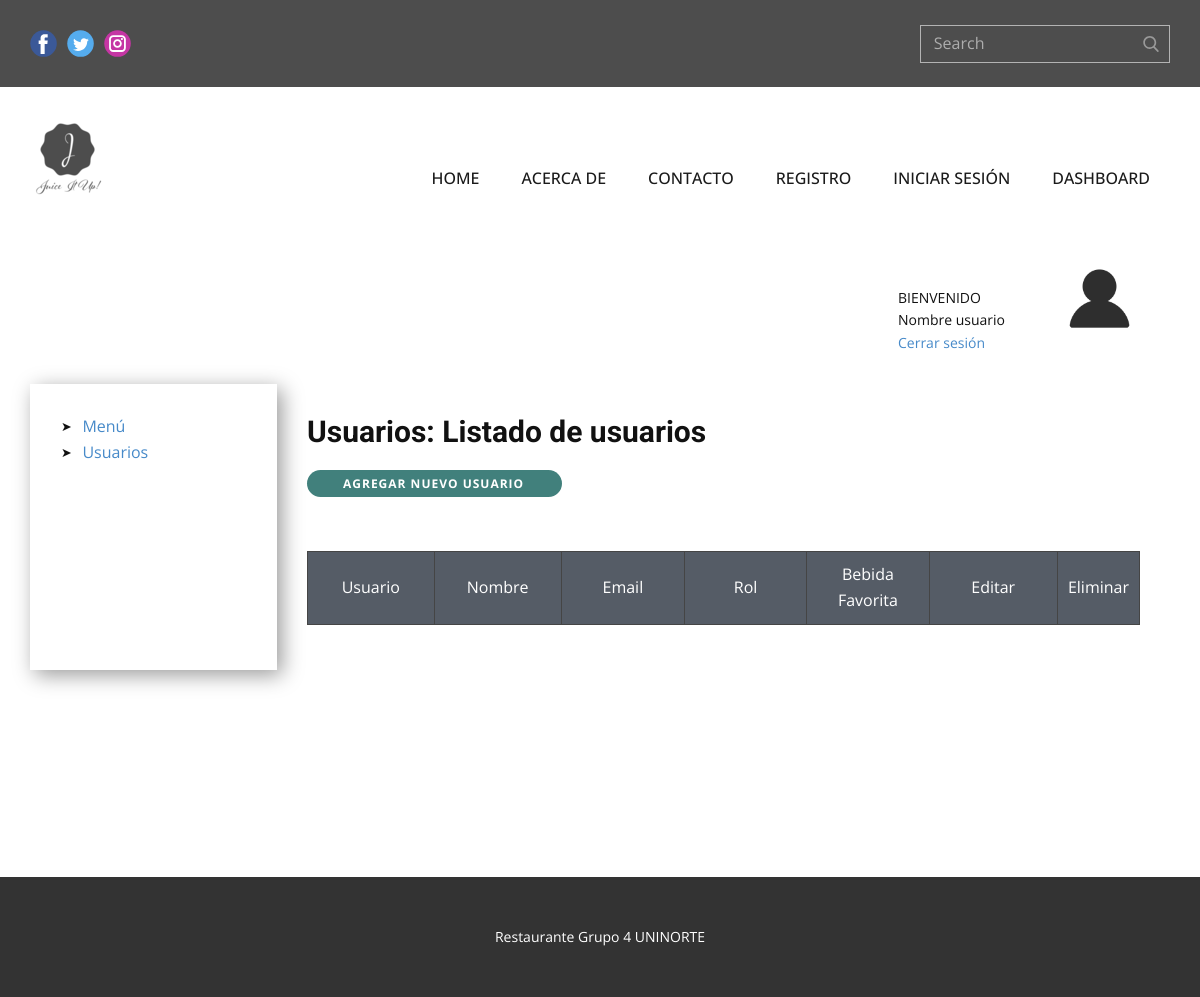
The page /usuarios on the database as committed earlier.
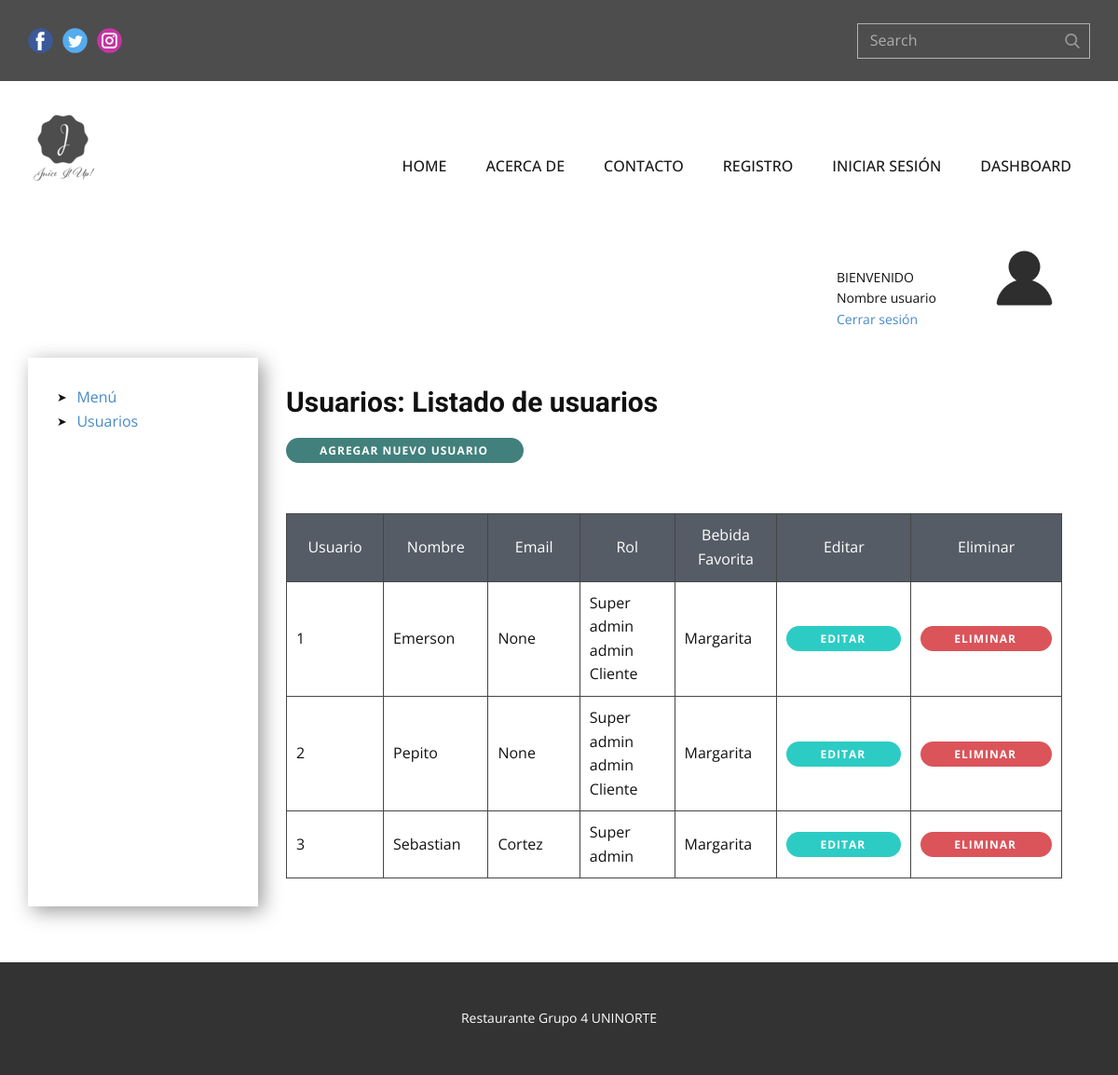
The same page on the database as committed later.
### tables this page shows
CREATE TABLE usuarios (id INTEGER PRIMARY KEY AUTOINCREMENT NOT NULL, nombre VARCHAR (100) NOT NULL, apellido VARCHAR, email VARCHAR NOT NULL, telefono VARCHAR NOT NULL, direccion VARCHAR NOT NULL, password VARCHAR NOT NULL, superAdmin BOOLEAN DEFAULT (False), admin BOOLEAN DEFAULT (False), usuarioFinal BOOLEAN DEFAULT (True), estado BOOLEAN DEFAULT (True), created_by DATE, updated_by DATE);

### app.py (the view)
@app.route('/usuarios', methods=["GET", "POST"])
def getUsuarios():
    if request.method == 'GET':
        usuario_list = usuario_controller.get_usuarios()
        return render_template('usuarios_list.html', usuario_list=usuario_list)

### db.py (called while the page is built)
def sqlconnection():
    conn = sqlite3.connect(database)
    return conn

### usuario_controller.py (called while the page is built)
def get_usuarios():
    db = sqlconnection()
    cursor = db.cursor()
    statement = "SELECT * FROM usuarios;"
    cursor.execute(statement)
    return cursor

### templates/usuarios_list.html (shortened to what this page needs)
{% extends "index.html" %}
{% block style %}
    <link rel="stylesheet" href="../static/style/usuarios_list.css" media="screen">
{% endblock style %}
{% block content %}
    <section class="u-clearfix u-section-1" id="sec-fe1f">
      <div class="u-align-left u-clearfix u-sheet u-valign-top u-sheet-1">
        <div class="u-clearfix u-expanded-width u-layout-wrap u-layout-wrap-1">
          <div class="u-layout">
            <div class="u-layout-col">
              <div class="u-size-30">
                <div class="u-layout-col">
                  <div class="u-container-style u-layout-cell u-size-60 u-layout-cell-1">
                    <div class="u-container-layout u-valign-top u-container-layout-1">
                      <div class="u-image u-image-circle u-preserve-proportions u-image-1" alt="" data-image-width="512" data-image-height="512"></div>
                      <p class="u-small-text u-text u-text-variant u-text-1">BIENVENIDO</p>
                      <p class="u-small-text u-text u-text-variant u-text-2">Nombre usuario</p>
                      <p class="u-small-text u-text u-text-variant u-text-2"><a href="{{ url_for('index') }}">Cerrar sesión</a></p>
                    </div>
                  </div>
                </div>
              </div>
              <div class="u-size-30">
                <div class="u-layout-row">
                  <div class="u-container-style u-layout-cell u-size-13 u-layout-cell-2">
                    <div class="u-container-layout u-container-layout-2">
                      <ul class="u-custom-list u-text u-text-default u-text-3">
                        <li>
                          <div class="u-list-icon">
                            <div xmlns="http://www.w3.org/2000/svg" xmlns:xlink="http://www.w3.org/1999/xlink" version="1.1" xml:space="preserve" class="u-svg-content">➤</div>
                          </div>
                          <a href="{{ url_for('getBebidas') }}"> Menú</a>
                        </li>
                        <li>
                          <div class="u-list-icon">
                            <div xmlns="http://www.w3.org/2000/svg" xmlns:xlink="http://www.w3.org/1999/xlink" version="1.1" xml:space="preserve" class="u-svg-content">➤</div>
                          </div>
                          <a href="{{ url_for('getUsuarios') }}"> Usuarios</a>
                        </li>
                      </ul>
                    </div>
                  </div>
                  <div class="u-container-style u-layout-cell u-size-47 u-layout-cell-3">
                    <div class="u-container-layout u-valign-top u-container-layout-3">
                      <h3 class="u-text u-text-default u-text-4">Usuarios: Listado de usuarios</h3>
                      <a class="u-border-none u-btn u-btn-round u-button-style u-hover-palette-1-dark-1 u-palette-4-dark-2 u-radius-24 u-btn-1" href="{{ url_for('register') }}">Agregar nuevo usuario</a>
                      <div class="u-expanded-width u-table u-table-responsive u-table-1">
                        <table class="u-table-entity">
                          <colgroup>
                            <col width="16.6%">
                            <col width="16.6%">
                            <col width="16.6%">
                            <col width="17%">
                            <col width="15.9%">
                            <col width="17.3%">
                          </colgroup>
                          <thead class="u-align-center u-palette-5-dark-2 u-table-header u-table-header-1">
                            <tr style="height: 27px;">
                              <th class="u-border-1 u-border-grey-dark-1 u-table-cell">Usuario</th>
                              <th class="u-border-1 u-border-grey-dark-1 u-table-cell">Nombre</th>
                              <th class="u-border-1 u-border-grey-dark-1 u-table-cell">Email</th>
                              <th class="u-border-1 u-border-grey-dark-1 u-table-cell">Rol</th>
                              <th class="u-border-1 u-border-grey-dark-1 u-table-cell">Bebida Favorita</th>
                              <th class="u-border-1 u-border-grey-dark-1 u-table-cell">Editar</th>
                              <th class="u-border-1 u-border-grey-dark-1 u-table-cell">Eliminar</th>
                            </tr>
                          </thead>
                          <tbody class="u-table-body">
                            {% for user in usuario_list %}
                            <tr style="height: 46px;">
                              <td class="u-border-1 u-border-grey-dark-1 u-table-cell">{{ user[0] }} </td>
                              <td class="u-border-1 u-border-grey-dark-1 u-table-cell">{{ user[1] }}</td>
                              <td class="u-border-1 u-border-grey-dark-1 u-table-cell">{{ user[2] }}</td>
                              <td class="u-border-1 u-border-grey-dark-1 u-table-cell">
                                {% if user[6] %}
                                Super admin
                                {% endif %}
                                {% if user[7] %}
                                admin
                                {% endif %}
                                {% if user[8] %}
                                Cliente
                                {% endif %}
                              </td>
                              <td class="u-border-1 u-border-grey-dark-1 u-table-cell">Margarita</td>
                              <td class="u-border-1 u-border-grey-dark-1 u-table-cell">
                                <a class="u-border-none u-btn u-btn-round u-button-style u-hover-palette-1-dark-1 u-palette-4-dark-1 u-radius-24 u-btn-1" href="{{ url_for('update_user') }}">Editar</a>
                              </td>
                              <td class="u-border-1 u-border-grey-dark-1 u-table-cell">
                                <a class="u-border-none u-btn u-btn-round u-button-style u-hover-palette-1-dark-1 u-palette-2-base u-radius-20 u-btn-1" href="#">Eliminar</a>
                              </td>
                            </tr>
                            {% endfor %}
                          </tbody>
                        </table>
                      </div>
                    </div>
                  </div>
                </div>
              </div>
            </div>
          </div>
        </div>
      </div>
    </section>
{% endblock content %}

### templates/index.html (shortened to what this page needs)
<!DOCTYPE html>
<html style="font-size: 16px;">
  <head>
    <link rel="stylesheet" href="../static/style/nicepage.css" media="screen">
    {% block style %}{% endblock style %}
  </head>
  <body data-home-page="index.html" data-home-page-title="index" class="u-body">
    {% block header %}
    <header class="u-align-left u-clearfix u-header u-section-row-container" id="sec-965c"><div class="u-section-rows">
        <div class="u-grey-70 u-section-row u-section-row-1" id="sec-46aa">
          <div class="u-clearfix u-sheet u-sheet-1">
            <div class="u-social-icons u-spacing-10 u-social-icons-1">
              <a class="u-social-url" title="facebook" target="_blank" href=""><span class="u-icon u-social-facebook u-social-icon u-icon-1"><svg class="u-svg-link" preserveAspectRatio="xMidYMin slice" viewBox="0 0 112 112"><use xmlns:xlink="http://www.w3.org/1999/xlink" xlink:href="#svg-dfe3"></use></svg></span>
              </a>
              <a class="u-social-url" title="twitter" target="_blank" href=""><span class="u-icon u-social-icon u-social-twitter u-icon-2"><svg class="u-svg-link" preserveAspectRatio="xMidYMin slice" viewBox="0 0 112 112"><use xmlns:xlink="http://www.w3.org/1999/xlink" xlink:href="#svg-1291"></use></svg></span>
              </a>
              <a class="u-social-url" title="instagram" target="_blank" href=""><span class="u-icon u-social-icon u-social-instagram u-icon-3"><svg class="u-svg-link" preserveAspectRatio="xMidYMin slice" viewBox="0 0 112 112"><use xmlns:xlink="http://www.w3.org/1999/xlink" xlink:href="#svg-23ed"></use></svg></span>
              </a>
            </div>
            <form action="#" method="get" class="u-border-1 u-border-grey-30 u-expanded-width-xs u-search u-search-right u-search-1">
              <button class="u-search-button" type="submit">
                <span class="u-search-icon u-spacing-10 u-text-grey-40">
                  <svg class="u-svg-link" preserveAspectRatio="xMidYMin slice" viewBox="0 0 56.966 56.966"><use xmlns:xlink="http://www.w3.org/1999/xlink" xlink:href="#svg-9dab"></use></svg>
                </span>
              </button>
              <input class="u-search-input" type="search" name="search" value="" placeholder="Search">
            </form>
          </div>
        </div>
        <div class="u-section-row u-section-row-2" id="sec-37e8">
          <div class="u-clearfix u-sheet u-valign-middle u-sheet-2">
            <a href="{{ url_for('index') }}" class="u-image u-logo u-image-1" data-image-width="80" data-image-height="40">
              <img src="../static/images/default-logo.png" class="u-logo-image u-logo-image-1" data-image-width="80">
            </a>
            <nav data-position="" class="u-menu u-menu-dropdown u-offcanvas u-menu-1">
              <div class="u-custom-menu u-nav-container">
                <ul class="u-nav u-spacing-2 u-unstyled u-nav-1"><li class="u-nav-item"><a class="u-active-palette-1-base u-border-active-palette-1-base u-border-hover-palette-1-light-1 u-button-style u-hover-palette-1-light-1 u-nav-link u-text-active-white u-text-grey-90 u-text-hover-white" href="{{ url_for('index') }}" style="padding: 10px 20px;">Home</a>
</li><li class="u-nav-item"><a class="u-active-palette-1-base u-border-active-palette-1-base u-border-hover-palette-1-light-1 u-button-style u-hover-palette-1-light-1 u-nav-link u-text-active-white u-text-grey-90 u-text-hover-white" href="{{ url_for('about') }}" style="padding: 10px 20px;">Acerca de</a>
</li><li class="u-nav-item"><a class="u-active-palette-1-base u-border-active-palette-1-base u-border-hover-palette-1-light-1 u-button-style u-hover-palette-1-light-1 u-nav-link u-text-active-white u-text-grey-90 u-text-hover-white" href="{{ url_for('contacto') }}" style="padding: 10px 20px;">contacto</a>
</li><li class="u-nav-item"><a class="u-active-palette-1-base u-border-active-palette-1-base u-border-hover-palette-1-light-1 u-button-style u-hover-palette-1-light-1 u-nav-link u-text-active-white u-text-grey-90 u-text-hover-white" href="{{ url_for('register') }}" style="padding: 10px 20px;">registro</a>
</li><li class="u-nav-item"><a class="u-active-palette-1-base u-border-active-palette-1-base u-border-hover-palette-1-light-1 u-button-style u-hover-palette-1-light-1 u-nav-link u-text-active-white u-text-grey-90 u-text-hover-white" href="{{ url_for('login') }}" style="padding: 10px 20px;">Iniciar sesión</a>
</li><li class="u-nav-item"><a class="u-active-palette-1-base u-border-active-palette-1-base u-border-hover-palette-1-light-1 u-button-style u-hover-palette-1-light-1 u-nav-link u-text-active-white u-text-grey-90 u-text-hover-white" href="{{ url_for('getBebidas') }}" style="padding: 10px 20px;">Dashboard</a>
</li></ul>
              </div>
            </nav>
          </div>
        </div>
      </div>
    </header>
{% endblock header %}
{% block content %}{% endblock content %}
    <footer class="u-align-center u-clearfix u-footer u-grey-80 u-footer" id="sec-ed0d"><div class="u-clearfix u-sheet u-sheet-1">
        <p class="u-small-text u-text u-text-variant u-text-1">Restaurante Grupo 4 UNINORTE</p>
      </div></footer>
  </body>
</html>

### static/style/usuarios_list.css (style rules this page uses)
.u-section-1 .u-sheet-1 { min-height: 649px; }
.u-section-1 .u-layout-wrap-1 { margin-top: 0; margin-bottom: 60px; }
.u-section-1 .u-layout-cell-1 { min-height: 130px; }
.u-section-1 .u-container-layout-1 { padding: 30px; }
.u-section-1 .u-image-1 { width: 81px; height: 81px; background-image: url("../images/avatar.png"); background-position: 50% 50%; margin: 0 0 0 auto; }
.u-section-1 .u-text-1 { margin: -52px 133px 0 838px; }
.u-section-1 .u-text-2 { margin: 0 133px 0 838px; }
.u-section-1 .u-layout-cell-2 { min-height: 200px; }
.u-section-1 .u-container-layout-2 { box-shadow: 5px 5px 20px 0 rgba(0,0,0,0.4); padding: 30px; }
.u-section-1 .u-text-3 { margin-bottom: 0; margin-top: 0; }
.u-section-1 .u-layout-cell-3 { min-height: 286px; }
.u-section-1 .u-container-layout-3 { padding: 30px; }
.u-section-1 .u-text-4 { font-weight: 700; margin: 0 auto 0 0; }
.u-section-1 .u-table-1 { margin-bottom: 0; margin-top: 34px; }
.u-section-1 .u-table-header-1 { background-image: none; }
.u-section-1 .u-btn-1 { border-style: none; font-weight: 700; text-transform: uppercase; letter-spacing: 1px; background-image: none; font-size: 0.75rem; padding: 4px 38px 4px 36px; }

Rows that differ between the two databases and show on the page:
added usuarios: id "1", nombre "Emerson", user "None", password "Super admin", superAdmin "admin", admin "Cliente"
added usuarios: id "2", nombre "Pepito", user "None", password "Super admin", superAdmin "admin", admin "Cliente"
added usuarios: id "3", nombre "Sebastian", apellido "Cortez", password "Super admin"
